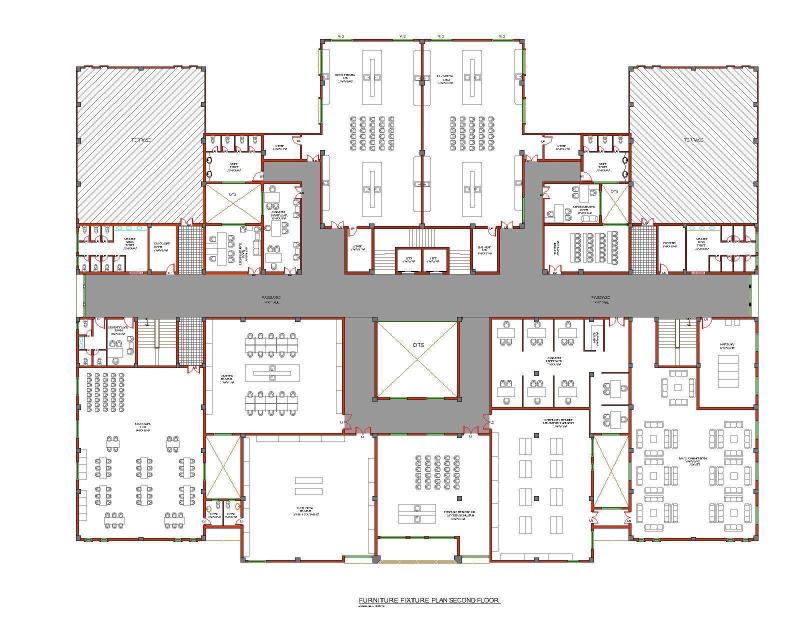
#> input picture test_images/downloaded.jpg, 1600 x 1280 px (shown at 1/2 size)
$ python -i zone_detector.py   (imports and definitions only)
#> lines starting #> are read from the running program, lines starting #| are printed output that depends on the picture; after the words box and inside, x2 and y2 are one past the last pixel; in counts of white or black regions, pixels touching at a corner belong together
import sys
import json
import numpy as np
import cv2
from pathlib import Path

from scipy import ndimage as ndi
from skimage.segmentation import watershed
from skimage.feature import peak_local_max

from PyQt6.QtWidgets import (
    QApplication, QMainWindow, QWidget, QHBoxLayout, QVBoxLayout,
    QPushButton, QLabel, QFileDialog, QInputDialog, QDoubleSpinBox,
    QScrollArea, QFrame, QSizePolicy, QMessageBox, QSpinBox
)
from PyQt6.QtCore import Qt, QTimer
from PyQt6.QtGui import QPixmap, QImage, QPainter, QColor, QFont, QPen

# ── constants ──────────────────────────────────────────────────────────
MIN_ZONE_AREA     = 800
PEAK_MIN_DISTANCE = 40
AGENT_SCALE       = 1000

EXIT_RADIUS       = 10    # px — radius of exit circle drawn on map
EXIT_SNAP_DIST    = 30    # px — if click is within this of existing exit, remove it
HAZARD_RADIUS     = 18    # px — radius of hazard circle (bigger than exits)
HAZARD_SNAP_DIST  = 40    # px — if click is within this of hazard, remove it
# ──────────────────────────────────────────────────────────────────────


# ══════════════════════════════════════════════════════════════════════
#  Core processing
# ══════════════════════════════════════════════════════════════════════

def load_and_segment(path: str):
#> called with path = 'test_images/downloaded.jpg'
    img = cv2.imread(path, cv2.IMREAD_GRAYSCALE)
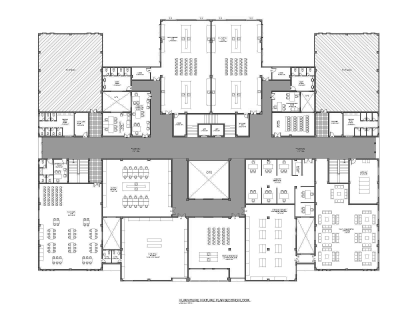
#> img: shape (1280, 1600) (shown at 1/4 size); min 0, max 255, mean 229.8
    if img is None:
        raise FileNotFoundError(path)

    walkable = cv2.bitwise_not(img)
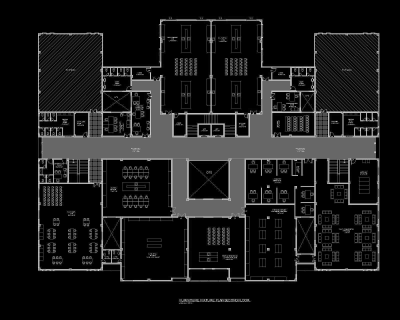
#> walkable: shape (1280, 1600) (shown at 1/4 size); min 0, max 255, mean 25.2
    _, binary = cv2.threshold(walkable, 127, 255, cv2.THRESH_BINARY)
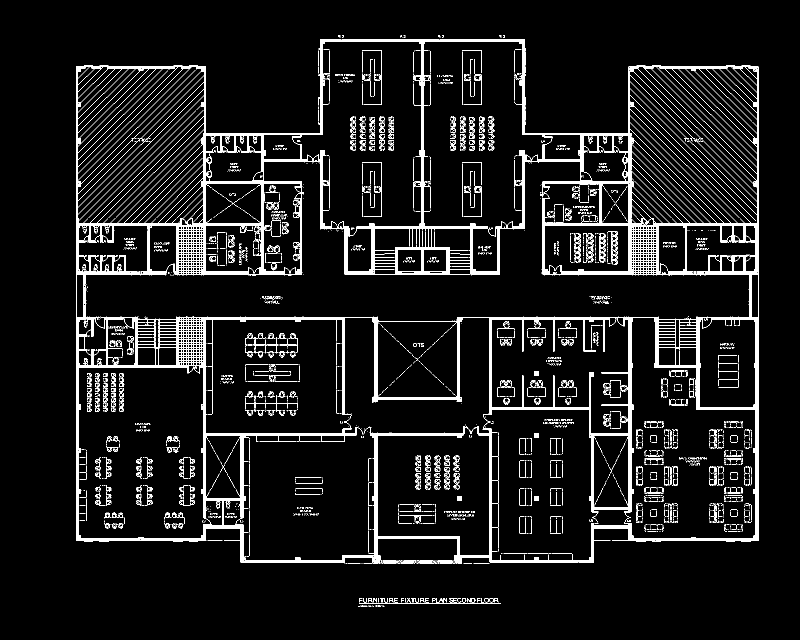
#> binary: shape (1280, 1600) (shown at 1/2 size); 7.5% white; 3394 white regions (2826 under 20 px), largest, box (x1, y1, x2, y2) and area: (152, 78, 1517, 1127) 115749, (1215, 462, 1236, 530) 386, (490, 795, 596, 832) 357
    kernel = cv2.getStructuringElement(cv2.MORPH_RECT, (3, 3))
    binary = cv2.morphologyEx(binary, cv2.MORPH_CLOSE, kernel)
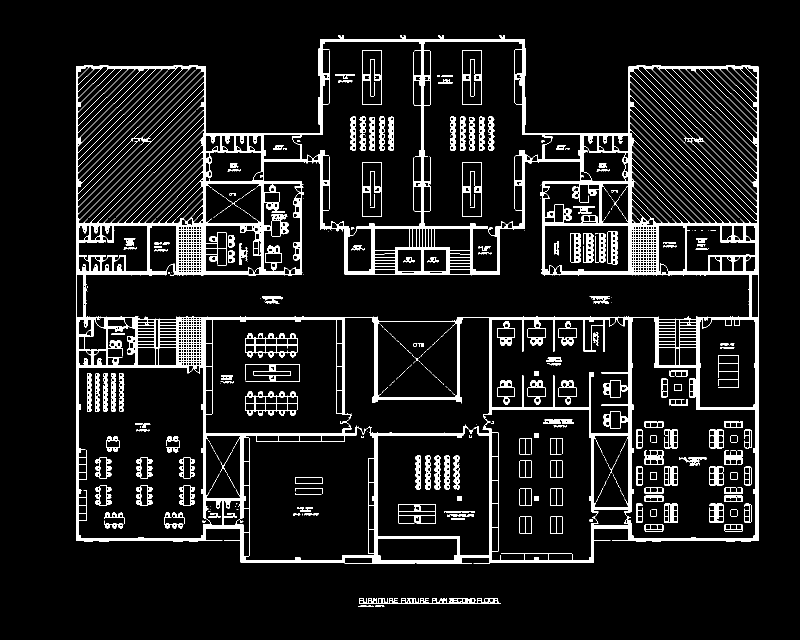
#> binary: shape (1280, 1600) (shown at 1/2 size); 9.1% white; 337 white regions (156 under 20 px), largest, box (x1, y1, x2, y2) and area: (152, 70, 1517, 1127) 138230, (718, 1196, 1002, 1207) 1409, (490, 782, 596, 832) 1359

    dist = cv2.distanceTransform(binary, cv2.DIST_L2, 5)
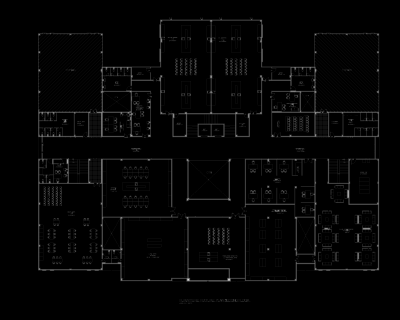
#> dist: shape (1280, 1600) float32 (shown at 1/4 size); min 0, max 8, mean 0.154; drawn with min black and max white
    dist_norm = cv2.normalize(dist, None, 0, 1.0, cv2.NORM_MINMAX)
    coords = peak_local_max(dist_norm, min_distance=PEAK_MIN_DISTANCE, labels=binary)
#> coords = 321 pairs, first value 80 to 1204, second value 156 to 1513

    seed_mask = np.zeros(dist_norm.shape, dtype=bool)
    seed_mask[tuple(coords.T)] = True
    markers, _ = ndi.label(seed_mask)
    labels = watershed(-dist, markers, mask=binary)
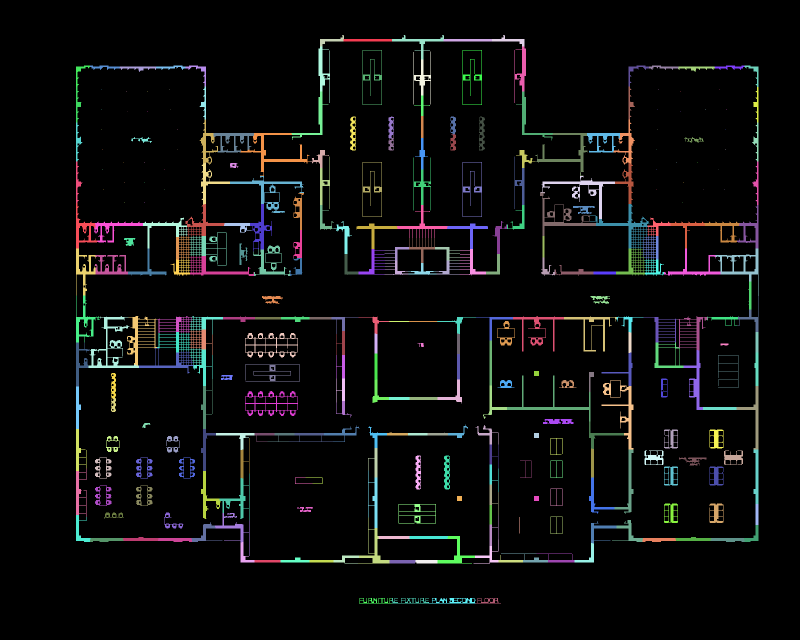
#> labels: shape (1280, 1600) int32 (shown at 1/2 size); 322 distinct labels, from 0 to 321; one colour per label, 0 black

    unique_ids = np.unique(labels)
#> unique_ids = 322 values from 0 to 321
    unique_ids = unique_ids[unique_ids > 0]
#> unique_ids = 321 values from 1 to 321

    valid_zones = []
    zone_stats  = {}
    for zid in unique_ids:
        area = int(np.sum(labels == zid))
        if area >= MIN_ZONE_AREA:
            valid_zones.append(int(zid))
            zone_stats[int(zid)] = area
#> this loop made 321 passes
#> area on passes 1 to 3: 485, 485, 346
#> after the loop, valid_zones = 54 values from 5 to 308; zone_stats = 54 items

    return binary, labels, valid_zones, zone_stats


# [72 lines left out: functions build_color_map, render_zone_image, not called in this run]


# ══════════════════════════════════════════════════════════════════════
#  Clickable Map Widget
# ══════════════════════════════════════════════════════════════════════

class ZoneMapWidget(QLabel):
    # [42 lines left out: functions __init__, set_data, update_scale, mousePressEvent, not called in this run]


# ══════════════════════════════════════════════════════════════════════
#  Main Window
# ══════════════════════════════════════════════════════════════════════

class ZoneEditor(QMainWindow):

    STYLE = """
    QMainWindow, QWidget { background:#1a1a2e; color:#e0e0e0;
        font-family:'Segoe UI',Arial,sans-serif; font-size:10pt; }
    QPushButton { background:#16213e; border:1px solid #0f3460;
        border-radius:5px; padding:7px 14px; color:#e0e0e0; }
    QPushButton:hover  { background:#0f3460; border-color:#e94560; }
    QPushButton:pressed{ background:#e94560; color:white; }
    QPushButton#primary{ background:#e94560; color:white; font-weight:bold; }
    QPushButton#primary:hover{ background:#ff6b6b; }
    QPushButton#exit_active { background:#00a550; color:white; font-weight:bold;
        border:2px solid #00dc6e; }
    QPushButton#exit_active:hover { background:#00dc6e; }
    QLabel#title { font-size:15pt; font-weight:bold; color:#e94560; }
    QLabel#info  { color:#aaa; font-size:9pt; }
    QFrame#card  { background:#16213e; border:1px solid #0f3460;
        border-radius:8px; }
    QDoubleSpinBox, QSpinBox { background:#0f3460; border:1px solid #e94560;
        border-radius:4px; padding:4px; color:white; }
    QScrollArea  { border:none; }
    """

    # [226 lines left out: functions __init__, _build_ui, _sep, load_mask, zone_clicked, apply_density, not called in this run]

    # ── Exit placement ────────────────────────────────────────────────

    def toggle_exit_mode(self):
        self._set_exit_mode(not self.exit_mode)

    # [64 lines left out: functions _set_exit_mode, exit_clicked, clear_exits, _update_exit_info, not called in this run]

    # ── Hazard placement ─────────────────────────────────────────────
    def toggle_hazard_mode(self):
        self._set_hazard_mode(not self.hazard_mode)

    # [147 lines left out: functions _set_hazard_mode, hazard_clicked, clear_hazard, _update_hazard_info, save_config, _refresh_map and 1 more, not called in this run]

    def resizeEvent(self, event):
        super().resizeEvent(event)
        QTimer.singleShot(50, self._refresh_map)


# ══════════════════════════════════════════════════════════════════════
# [5 lines not run here, left out]

>>> result = load_and_segment('test_images/downloaded.jpg')

$ run again, on test_images/metro_station.jpg
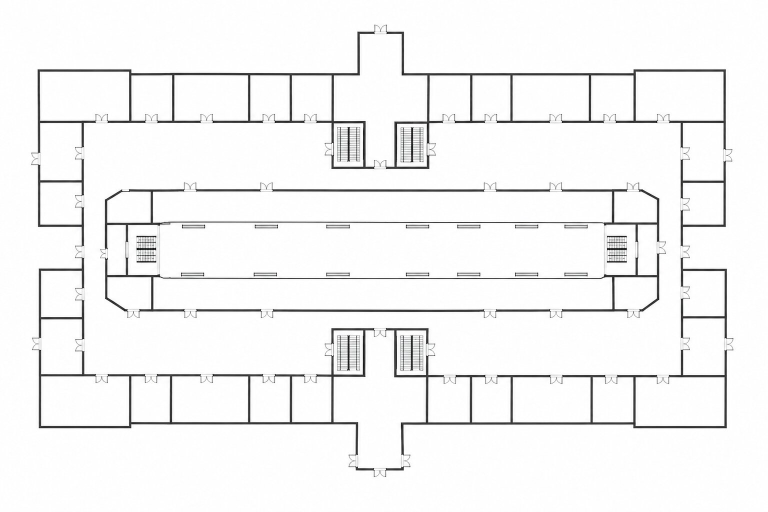
#> input picture test_images/metro_station.jpg, 1536 x 1024 px (shown at 1/2 size)
#> in load_and_segment, `_, binary = cv2.threshold(walkable, 127, 255, cv2.THRESH_BINARY)`:
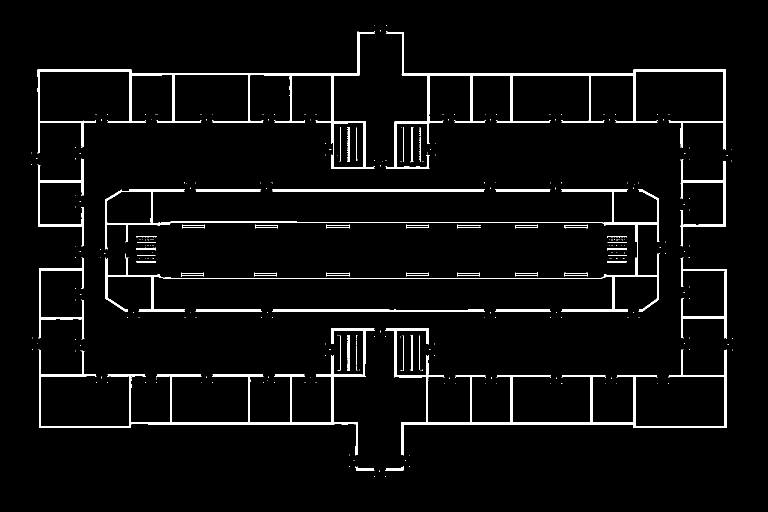
#> binary: shape (1024, 1536) (shown at 1/2 size); 4.1% white; 298 white regions (244 under 20 px), largest, box (x1, y1, x2, y2) and area: (210, 378, 1319, 624) 10519, (75, 63, 750, 338) 9491, (771, 63, 1452, 338) 9168
#> coords = 267 pairs, first value 66 to 938, second value 77 to 1451
#> in load_and_segment, `labels = watershed(-dist, markers, mask=binary)`:
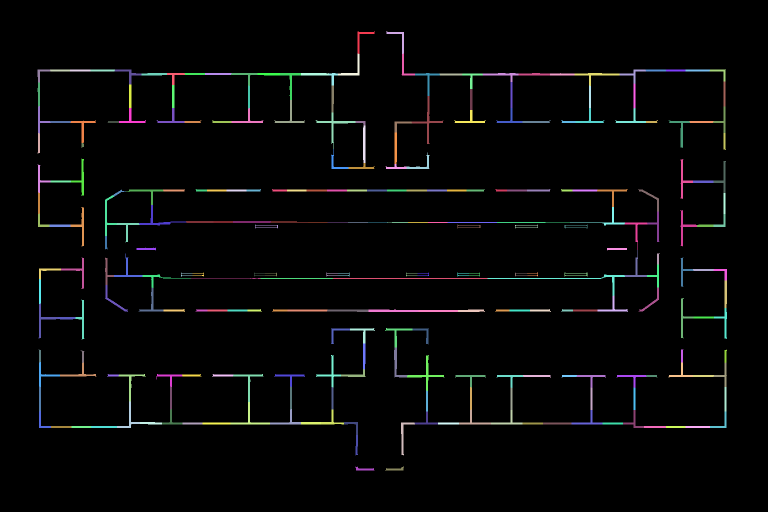
#> labels: shape (1024, 1536) int32 (shown at 1/2 size); 268 distinct labels, from 0 to 267; one colour per label, 0 black
#> in load_and_segment, `unique_ids = np.unique(labels)`: unique_ids = 268 values from 0 to 267
#> in load_and_segment, `unique_ids = unique_ids[unique_ids > 0]`: unique_ids = 267 values from 1 to 267
#> the loop in load_and_segment, `for zid in unique_ids:` made 267 passes
#> area on passes 1 to 3: 299, 301, 158
#> after the loop in load_and_segment, `for zid in unique_ids:`: valid_zones = [163]; zone_stats = {163: 800}

$ run again, on test_images/rooms.jpg
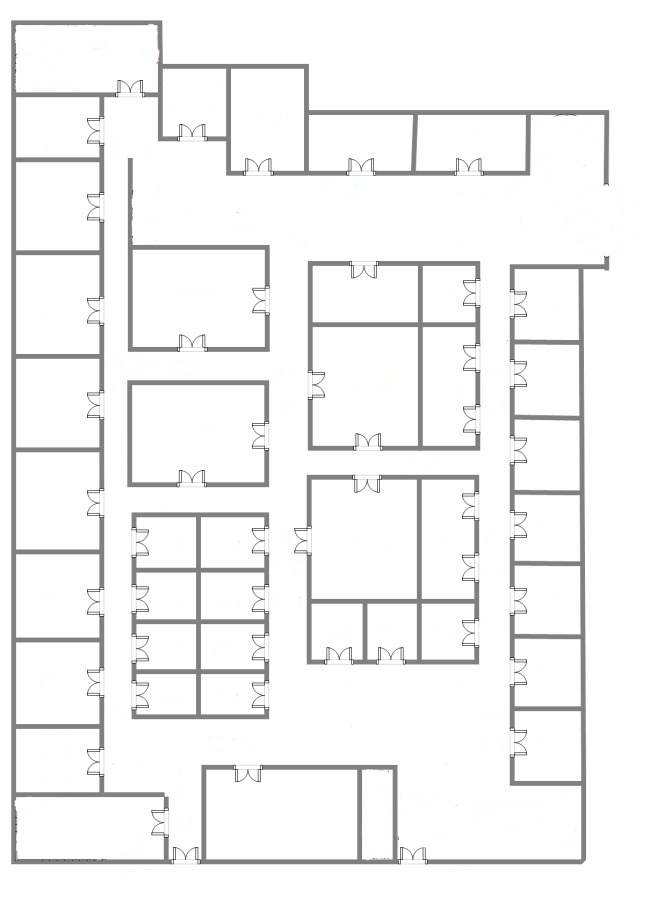
#> input picture test_images/rooms.jpg, 650 x 904 px
#> in load_and_segment, `_, binary = cv2.threshold(walkable, 127, 255, cv2.THRESH_BINARY)`:
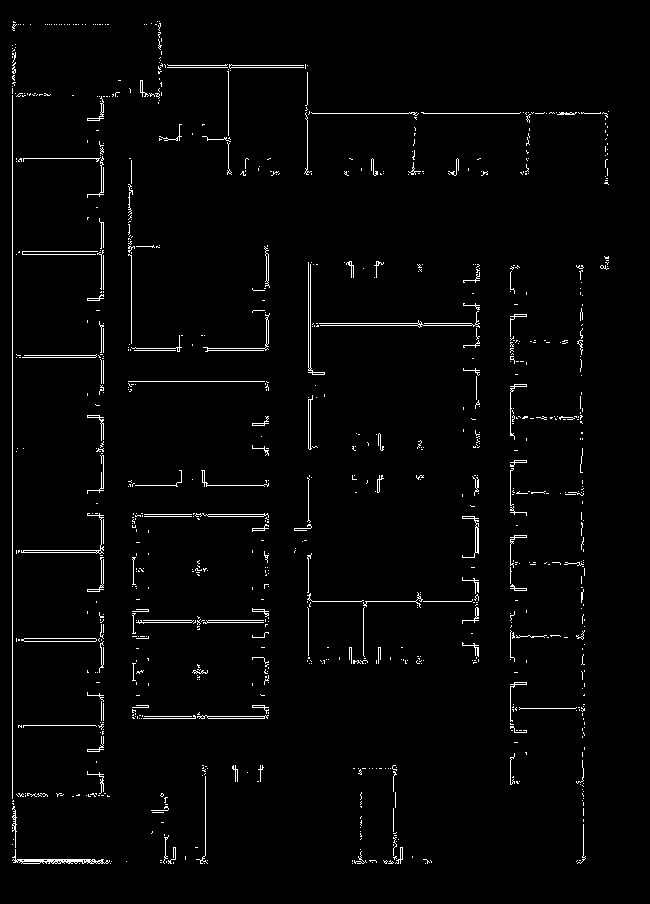
#> binary: shape (904, 650); 2.1% white in thin lines or dots, all inside (x1, y1, x2, y2) = (12, 21, 609, 864)
#> coords = 97 pairs, first value 40 to 861, second value 40 to 606
#> in load_and_segment, `labels = watershed(-dist, markers, mask=binary)`:
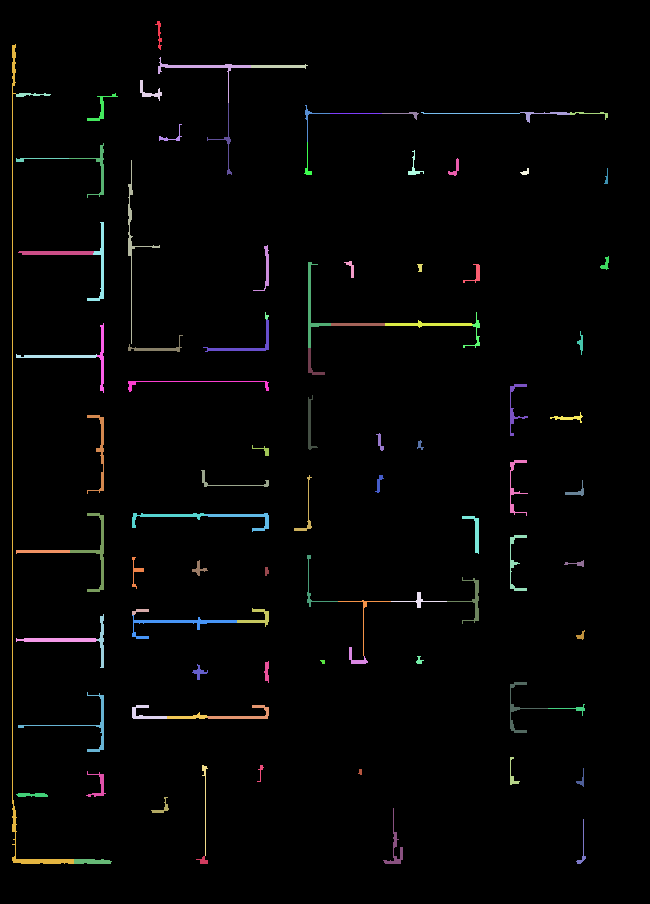
#> labels: shape (904, 650) int32; 98 distinct labels, from 0 to 97; one colour per label, 0 black
#> in load_and_segment, `unique_ids = np.unique(labels)`: unique_ids = 98 values from 0 to 97
#> in load_and_segment, `unique_ids = unique_ids[unique_ids > 0]`: unique_ids = 97 values from 1 to 97
#> the loop in load_and_segment, `for zid in unique_ids:` made 97 passes
#> area on passes 1 to 8: 74, 357, 169, 130, 83, 84, 52, 100
#> after the loop in load_and_segment, `for zid in unique_ids:`: valid_zones = [94]; zone_stats = {94: 1274}
